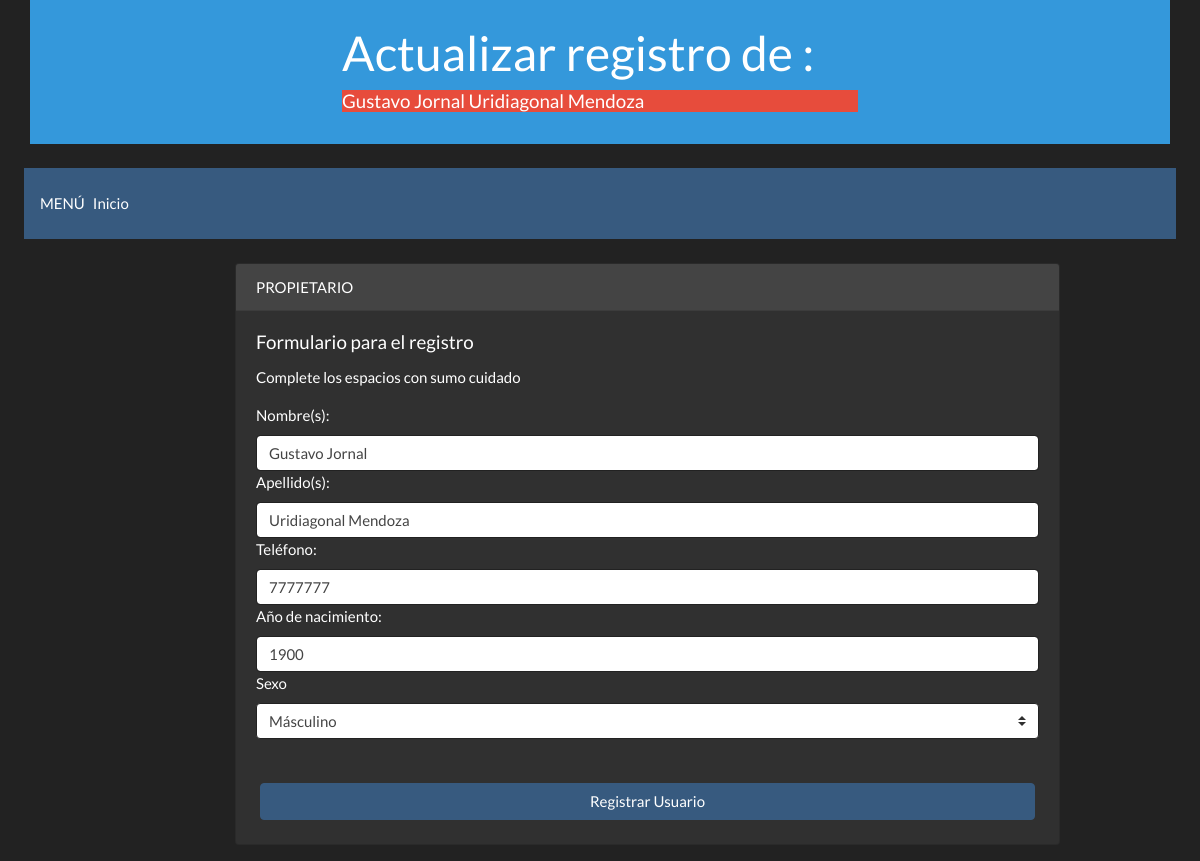
Page /actu/3 on the earlier database version.
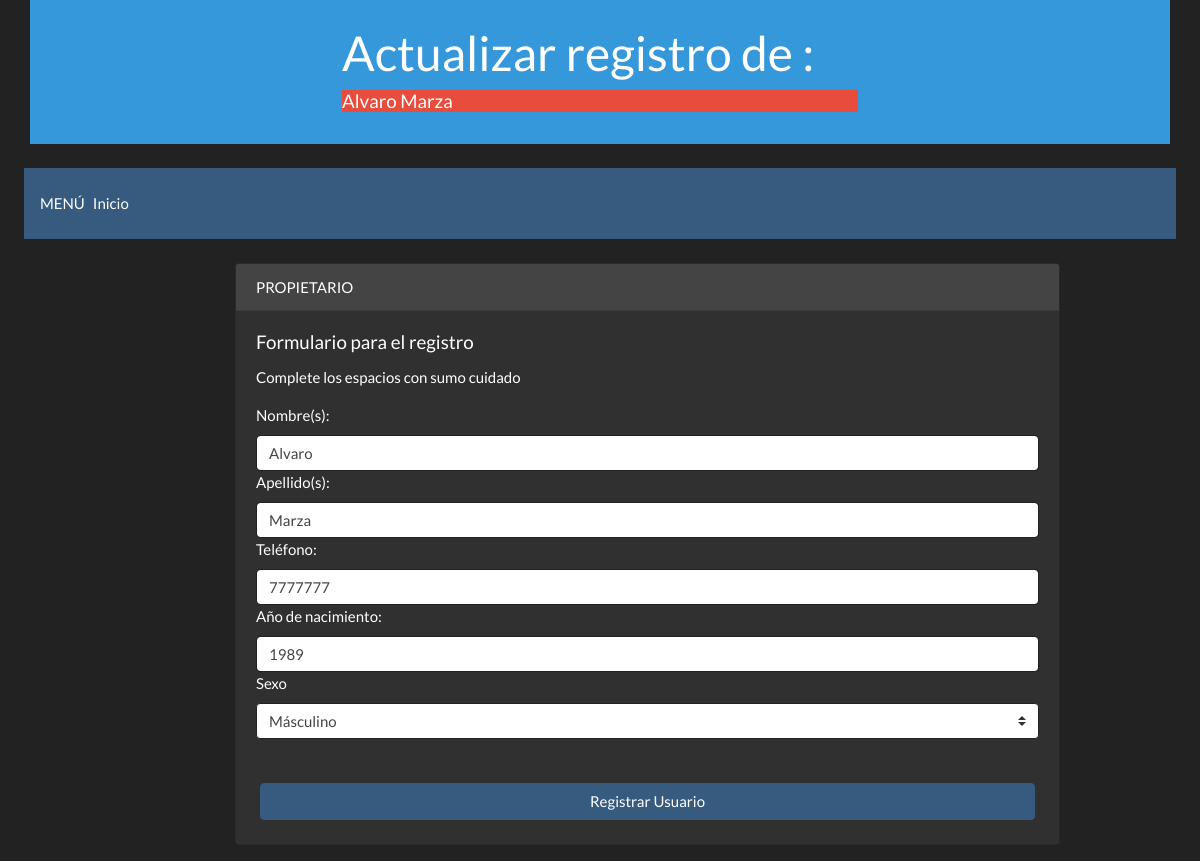
Same page on the later database version.
### app.py (models this page shows)
class tbpropietario(db.Model):
    idpropietario = db.Column(db.Integer,primary_key=True)
    nombre = db.Column(db.String(50))
    apellido = db.Column(db.String(50))
    telefono = db.Column(db.Integer)
    anio = db.Column(db.Integer)
    sexo = db.Column(db.String(5))

### app.py (the view)
@app.route('/actu/<idprop>')
def actuaUsua(idprop):
    propie = tbpropietario.query.filter_by(idpropietario = int(idprop)).first()
    db.session.commit()
    return render_template('actualizaru.html',propietario = propie)

### templates/actualizaru.html (shortened to what this page needs)
<!DOCTYPE html>
<html lang="en">
<head>
    <link rel="stylesheet" href="https://stackpath.bootstrapcdn.com/bootswatch/4.3.1/darkly/bootstrap.min.css">
</head>
<body>
        <header class="container">
                <div class="display-4 row justify-content-center p-4 cabecera bg-info">
                    <div class="col-md-6">
                        <h1>Actualizar registro de :</h1>
                        <h5 class="bg-danger">
                            {{propietario.nombre}}
                            {{propietario.apellido}}
                        </h5>
                    </div>
                </div>
        </header>
        <div class="bs-docs-section clearfix">
            <div class="bs-component">
                <nav class="navbar navbar-expand-lg navbar-dark bg-primary m-4">
                        MENÚ
                        <div class="collapse navbar-collapse" id="navbarColor01">
                        <ul class="navbar-nav mr-auto">
                            <li class="nav-item   active  ">
                            <a class="nav-link" href="/"> Inicio <span class="sr-only">(current)</span></a>
                            </li>
                        </ul>
                        </div>
                </nav>
            </div>
        </div>
        <div class="container">
            <form class="form-group" action="/actualizarprop" method="POST">
                <div class="row">
                    <div class="col-auto col-sm-9 col-md-9 offset-md-2">
                        <div class="card">
                            <div class="card-header">
                                PROPIETARIO
                            </div>
                            <div class="card-body">
                                <h5 class="card-title">Formulario para el registro</h5>
                                <p class="card-text">Complete los espacios con sumo cuidado</p>
                                <label for="nomb">Nombre(s): </label>
                                <input id="nomb" class="form-control" type="text" name="nomb" placeholder="Ingrese su nombre ej: 'juans'" value="{{propietario.nombre}}">
                                <label for="ape">Apellido(s): </label>
                                <input id="ape" class="form-control" type="text" name="ape" placeholder="Ingrese su apellido ej: 'Perez'" value="{{propietario.apellido}}">
                                <label for="telf">Teléfono: </label>
                                <input id="telf" class="form-control" type="text" name="telf" placeholder="Ingrese su teléfono ej: '70000000'" value="{{propietario.telefono}}">
                                <label for="anio">Año de nacimiento: </label>
                                <input id="anio" class="form-control" type="text" name="anio" placeholder="Ingrese su año de nacido ej: '1989'" value="{{propietario.anio}}">
                                <label for="sxo">Sexo</label>
                                <select name="sxo" id="sxo" class="custom-select" aria-selected="true">
                                    <option value="{{propietario.sexo}}" selected="">{%if propietario.sexo == 'F'%}Fémenino{%else%}Másculino{%endif%}</option>
                                </select>
                            </div>
                            <button type="submit" class="btn btn-primary m-4">Registrar Usuario</button>
                        </div>
                    </div>
                </div>
            </form>
        </div>
</body>
</html>

Differences in the rows shown:
changed tbpropietario "Másculino": nombre "Gustavo Jornal" → "Alvaro"; apellido "Uridiagonal Mendoza" → "Marza"; nomb "Gustavo Jornal" → "Alvaro"; ape "Uridiagonal Mendoza" → "Marza"; anio "1900" → "1989"
